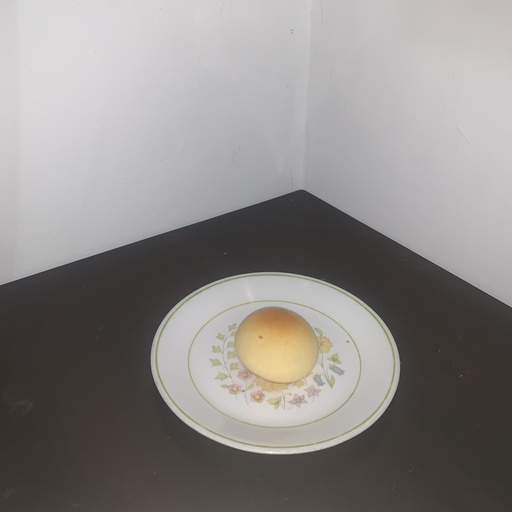
#> input picture Processed/val/Almojabana/Almojabana_0001.jpg, 512 x 512 px
$ python -i extract_features.py   (imports and definitions only)
#> lines starting #> are read from the running program, lines starting #| are printed output that depends on the picture
import os
import json
import joblib
import numpy as np
import cv2
from pathlib import Path
from skimage.feature import local_binary_pattern, hog
from sklearn.preprocessing import StandardScaler
from sklearn.svm import SVC
from sklearn.ensemble import RandomForestClassifier
from xgboost import XGBClassifier
from sklearn.metrics import classification_report, accuracy_score, confusion_matrix
from tqdm import tqdm

PROCESSED_DIR = Path("Processed")
MODELS_DIR = Path("models")
# [1 line not run here, left out]

def extract_color_hsv_hist(img_bgr, h_bins=8, s_bins=8, v_bins=8):
    hsv = cv2.cvtColor(img_bgr, cv2.COLOR_BGR2HSV)
    hist = cv2.calcHist([hsv], [0, 1, 2], None, [h_bins, s_bins, v_bins], [0, 180, 0, 256, 0, 256])
    hist = cv2.normalize(hist, hist).flatten()
    return hist

def extract_color_lab_hist(img_bgr, bins=16):
    lab = cv2.cvtColor(img_bgr, cv2.COLOR_BGR2LAB)
    hist_l = cv2.calcHist([lab], [0], None, [bins], [0, 256])
    hist_a = cv2.calcHist([lab], [1], None, [bins], [0, 256])
    hist_b = cv2.calcHist([lab], [2], None, [bins], [0, 256])
    hist = np.concatenate([hist_l, hist_a, hist_b]).flatten()
    hist = hist / (hist.sum() + 1e-7)
    return hist

def extract_lbp_texture(img_bgr, P=24, R=3):
    gray = cv2.cvtColor(img_bgr, cv2.COLOR_BGR2GRAY)
    lbp = local_binary_pattern(gray, P, R, method="uniform")
    n_bins = P + 2
    hist, _ = np.histogram(lbp.ravel(), density=True, bins=n_bins, range=(0, n_bins))
    return hist

def extract_hog_features(img_bgr, target_size=(128, 128)):
    gray = cv2.cvtColor(img_bgr, cv2.COLOR_BGR2GRAY)
    gray_resized = cv2.resize(gray, target_size)
    hog_features = hog(
        gray_resized,
        orientations=8,
        pixels_per_cell=(16, 16),
        cells_per_block=(2, 2),
        block_norm='L2-Hys',
        visualize=False
    )
    return hog_features

from PIL import Image

def load_cv2_image_utf8(img_path):
    """
    Safely reads an image into OpenCV BGR format supporting non-ASCII UTF-8 file paths
    (e.g., 'Buñuelo') on Windows.
    """
    pil_img = Image.open(img_path)
    if pil_img.mode != "RGB":
        pil_img = pil_img.convert("RGB")
    rgb_arr = np.array(pil_img)
    return cv2.cvtColor(rgb_arr, cv2.COLOR_RGB2BGR)

def extract_image_features(img_path):
    img = load_cv2_image_utf8(img_path)
#> in load_cv2_image_utf8, pil_img is the input picture: PIL image 512x512 RGB; mean R, G, B 140.9, 137.6, 135.5
    hsv_feat = extract_color_hsv_hist(img)
#> in extract_color_hsv_hist, `hsv = cv2.cvtColor(img_bgr, cv2.COLOR_BGR2HSV)`: hsv: shape (512, 512, 3); mean H, S, V 79.1, 17, 141.4
#> in extract_color_hsv_hist, `hist = cv2.normalize(hist, hist).flatten()`: hist = 512 values, max 0.496 at index 9, min 0 at index 0, mean 0.00684
#> hsv_feat has the same summary as hist in extract_color_hsv_hist
    lab_feat = extract_color_lab_hist(img)
#> in extract_color_lab_hist, `lab = cv2.cvtColor(img_bgr, cv2.COLOR_BGR2LAB)`: lab: shape (512, 512, 3); mean of channels 0, 1, 2 143.8, 128.9, 129.7
#> in extract_color_lab_hist, `hist_l = cv2.calcHist([lab], [0], None, [bins], [0, 256])`: hist_l = [0, 0, 17, 67046, 29496, 5851, 198, 193, 778, 1829, 11860, 40707, 70393, 33730, 43, 3]
#> in extract_color_lab_hist, `hist_a = cv2.calcHist([lab], [1], None, [bins], [0, 256])`: hist_a = [0, 0, 0, 0, 0, 0, 0, 7964, 254174, 6, 0, 0, 0, 0, 0, 0]
#> in extract_color_lab_hist, `hist_b = cv2.calcHist([lab], [2], None, [bins], [0, 256])`: hist_b = [0, 0, 0, 0, 0, 0, 0, 72995, 183397, 3362, 2390, 0, 0, 0, 0, 0]
#> in extract_color_lab_hist, `hist = np.concatenate([hist_l, hist_a, hist_b]).flatten()`: hist = 48 values, max 254174 at index 24, min 0 at index 0, mean 16384
#> in extract_color_lab_hist, `hist = hist / (hist.sum() + 1e-7)`: hist = 48 values, max 0.323 at index 24, min 0 at index 0, mean 0.0208
#> lab_feat has the same summary as hist in extract_color_lab_hist
    lbp_feat = extract_lbp_texture(img)
#> in extract_lbp_texture, `gray = cv2.cvtColor(img_bgr, cv2.COLOR_BGR2GRAY)`:
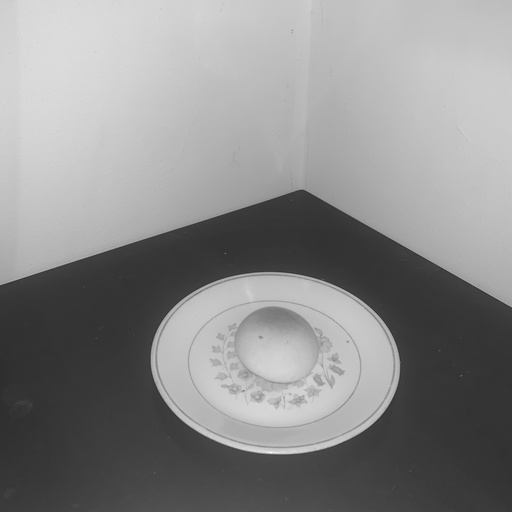
#> gray: shape (512, 512); min 45, max 253, mean 138.4
#> in extract_lbp_texture, `lbp = local_binary_pattern(gray, P, R, method="uniform")`:
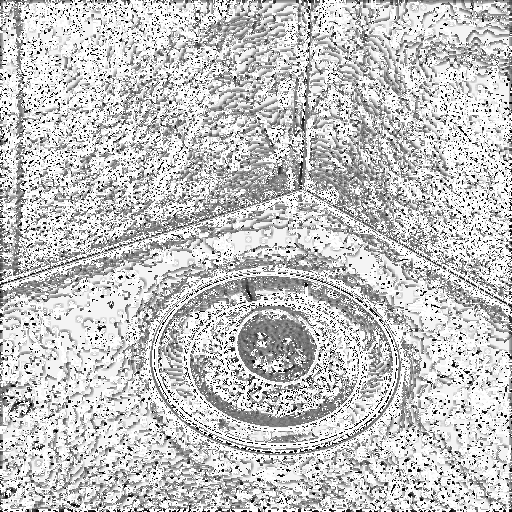
#> lbp: shape (512, 512) float64; min 0, max 25, mean 19.3; drawn with min black and max white
#> in extract_lbp_texture, `hist, _ = np.histogram(lbp.ravel(), density=True, bins=n_bins, range=(..`: hist = 26 values, max 0.343 at index 25, min 0.005 at index 3, mean 0.0385
#> lbp_feat has the same summary as hist in extract_lbp_texture
    hog_feat = extract_hog_features(img)
#> in extract_hog_features, `hog_features = hog( gray_resized, orientations=8, pixels_per_cell=(16,..`: hog_features = 1568 values, max 0.523 at index 1389, min 0 at index 15, mean 0.124
#> hog_feat has the same summary as hog_features in extract_hog_features

    # Combined feature vector
    return np.concatenate([hsv_feat, lab_feat, lbp_feat, hog_feat])


# [91 lines left out: functions load_dataset_features, run_feature_extraction_pipeline, not called in this run]

# [2 lines not run here, left out]

>>> result = extract_image_features('Processed/val/Almojabana/Almojabana_0001.jpg')
#> result = 2154 values, max 0.523 at index 1975, min 0 at index 0, mean 0.0925

$ run again, on Processed/val/Arepa/Arepa_0002.jpg
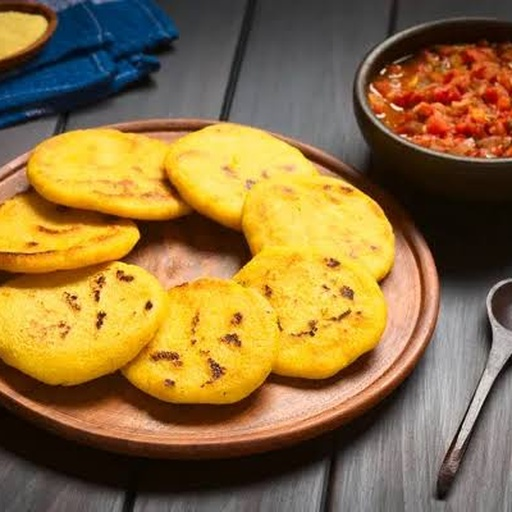
#> input picture Processed/val/Arepa/Arepa_0002.jpg, 512 x 512 px
#> in load_cv2_image_utf8, pil_img is the input picture: PIL image 512x512 RGB; mean R, G, B 141.3, 112, 62.9
#> hsv: shape (512, 512, 3); mean H, S, V 35.7, 144.5, 145.5
#> in extract_color_hsv_hist, `hist = cv2.normalize(hist, hist).flatten()`: hist = 512 values, max 0.431 at index 111, min 0 at index 78, mean 0.0127
#> hsv_feat has the same summary as hist in extract_color_hsv_hist
#> lab: shape (512, 512, 3); mean of channels 0, 1, 2 123, 135.6, 155.7
#> hist_l = [26377, 14980, 15345, 17420, 14964, 14228, 14664, 16805, 16771, 12805, 12737, 13293, 19196, 33127, 19419, 13]
#> hist_a = [0, 0, 0, 0, 0, 0, 0, 34995, 167002, 49632, 7650, 2805, 60, 0, 0, 0]
#> hist_b = [0, 0, 0, 0, 0, 2234, 8649, 25109, 89090, 31867, 20031, 25613, 51667, 7884, 0, 0]
#> in extract_color_lab_hist, `hist = np.concatenate([hist_l, hist_a, hist_b]).flatten()`: hist = 48 values, max 167002 at index 24, min 0 at index 16, mean 16384
#> in extract_color_lab_hist, `hist = hist / (hist.sum() + 1e-7)`: hist = 48 values, max 0.212 at index 24, min 0 at index 16, mean 0.0208
#> lab_feat has the same summary as hist in extract_color_lab_hist
#> in extract_lbp_texture, `lbp = local_binary_pattern(gray, P, R, method="uniform")`:
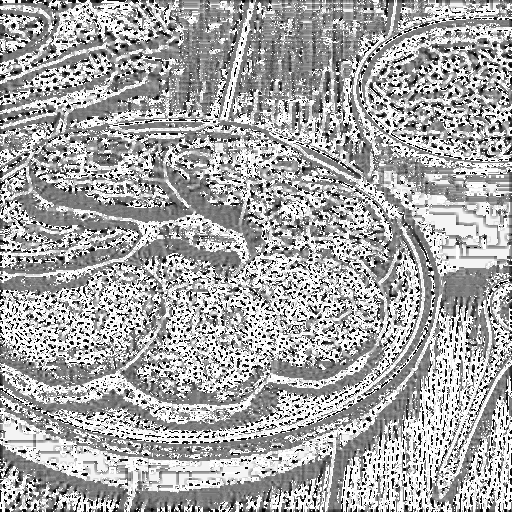
#> lbp: shape (512, 512) float64; min 0, max 25, mean 16.4; drawn with min black and max white
#> in extract_lbp_texture, `hist, _ = np.histogram(lbp.ravel(), density=True, bins=n_bins, range=(..`: hist = 26 values, max 0.296 at index 25, min 0.0117 at index 6, mean 0.0385
#> lbp_feat has the same summary as hist in extract_lbp_texture
#> in extract_hog_features, `gray_resized = cv2.resize(gray, target_size)`:
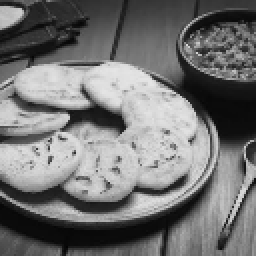
#> gray_resized: shape (128, 128) (shown 2 times larger); min 3, max 231, mean 115.4
#> hog_features = 1568 values, max 0.36 at index 1412, min 0 at index 111, mean 0.145
#> hog_feat has the same summary as hog_features in extract_hog_features
#> result = 2154 values, max 0.431 at index 111, min 0 at index 78, mean 0.109
